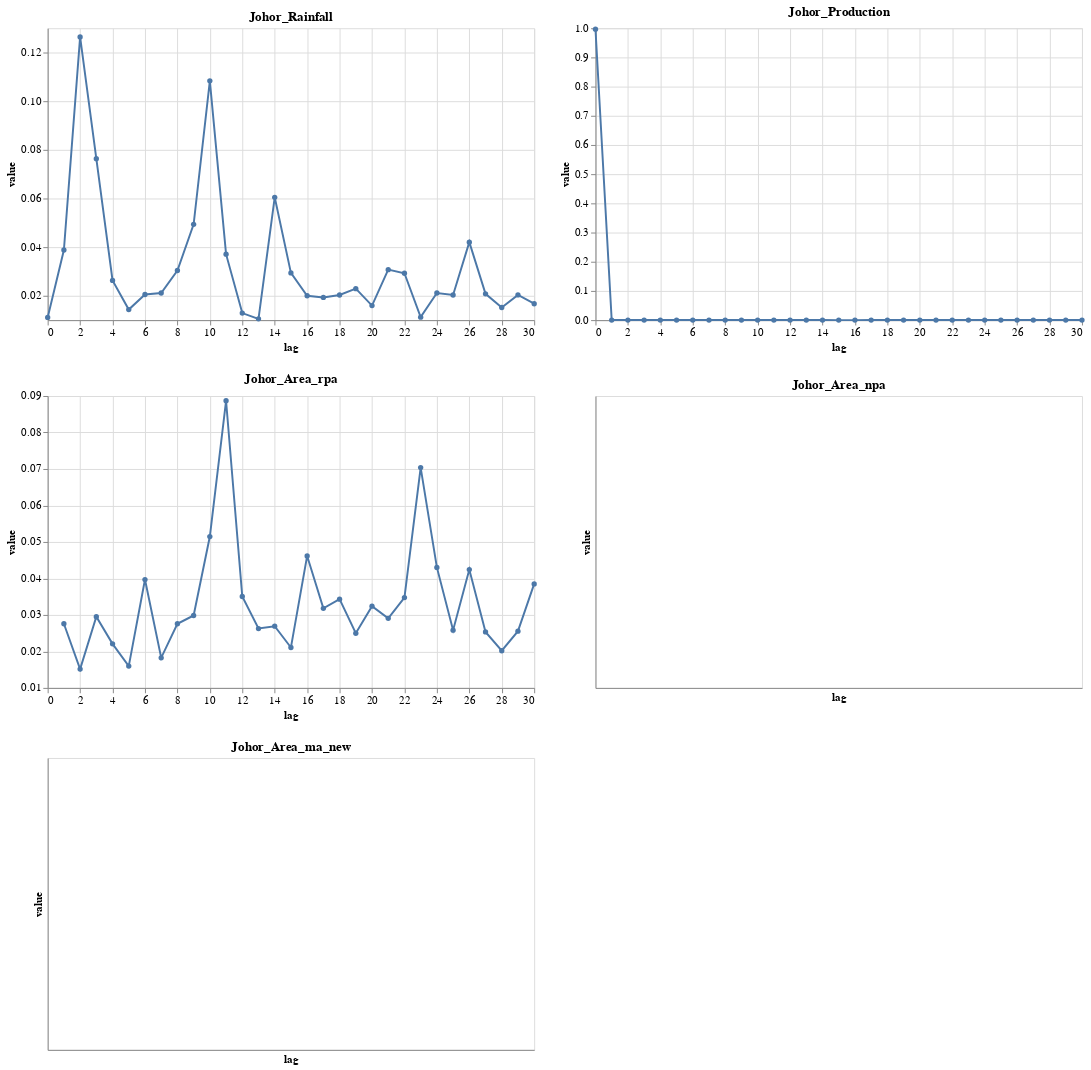

The notebook cell saved with this chart:
### Code cell
print_corr_anal(X[cols], n_lags=30)

### Figure 1 — Vega-Lite specification as saved in the notebook (floating-point values rounded to 4 significant figures)
{"$schema": "https://vega.github.io/schema/vega-lite/v4.8.1.json", "columns": 2, "concat": [{"encoding": {"x": {"field": "lag", "scale": {"zero": false}, "type": "quantitative"}, "y": {"field": "value", "scale": {"zero": false}, "type": "quantitative"}}, "height": 300, "mark": {"point": true, "type": "line"}, "title": "Johor_Rainfall", "transform": [{"filter": {"equal": "Johor_Rainfall", "field": "variable"}}], "width": 500}, {"encoding": {"x": {"field": "lag", "scale": {"zero": false}, "type": "quantitative"}, "y": {"field": "value", "scale": {"zero": false}, "type": "quantitative"}}, "height": 300, "mark": {"point": true, "type": "line"}, "title": "Johor_Production", "transform": [{"filter": {"equal": "Johor_Production", "field": "variable"}}], "width": 500}, {"encoding": {"x": {"field": "lag", "scale": {"zero": false}, "type": "quantitative"}, "y": {"field": "value", "scale": {"zero": false}, "type": "quantitative"}}, "height": 300, "mark": {"point": true, "type": "line"}, "title": "Johor_Area_rpa", "transform": [{"filter": {"equal": "Johor_Area_rpa", "field": "variable"}}], "width": 500}, {"encoding": {"x": {"field": "lag", "scale": {"zero": false}, "type": "quantitative"}, "y": {"field": "value", "scale": {"zero": false}, "type": "quantitative"}}, "height": 300, "mark": {"point": true, "type": "line"}, "title": "Johor_Area_npa", "transform": [{"filter": {"equal": "Johor_Area_npa", "field": "variable"}}], "width": 500}, {"encoding": {"x": {"field": "lag", "scale": {"zero": false}, "type": "quantitative"}, "y": {"field": "value", "scale": {"zero": false}, "type": "quantitative"}}, "height": 300, "mark": {"point": true, "type": "line"}, "title": "Johor_Area_ma_new", "transform": [{"filter": {"equal": "Johor_Area_ma_new", "field": "variable"}}], "width": 500}], "config": {"axis": {"labelFontSize": 11, "titleFontSize": 11}, "title": {"fontSize": 13}, "view": {"continuousHeight": 300, "continuousWidth": 400}}, "data": {"name": "data-76138988473c9efcbf892d778de32990"}, "datasets": {"data-76138988473c9efcbf892d778de32990": [{"lag": 0, "value": 0.0111, "variable": "Johor_Rainfall"}, {"lag": 1, "value": 0.03884, "variable": "Johor_Rainfall"}, {"lag": 2, "value": 0.1264, "variable": "Johor_Rainfall"}, {"lag": 3, "value": 0.07634, "variable": "Johor_Rainfall"}, {"lag": 4, "value": 0.02633, "variable": "Johor_Rainfall"}, {"lag": 5, "value": 0.01433, "variable": "Johor_Rainfall"}, {"lag": 6, "value": 0.02052, "variable": "Johor_Rainfall"}, {"lag": 7, "value": 0.02115, "variable": "Johor_Rainfall"}, {"lag": 8, "value": 0.03038, "variable": "Johor_Rainfall"}, {"lag": 9, "value": 0.04937, "variable": "Johor_Rainfall"}, {"lag": 10, "value": 0.1084, "variable": "Johor_Rainfall"}, {"lag": 11, "value": 0.03711, "variable": "Johor_Rainfall"}, {"lag": 12, "value": 0.0129, "variable": "Johor_Rainfall"}, {"lag": 13, "value": 0.01054, "variable": "Johor_Rainfall"}, {"lag": 14, "value": 0.06049, "variable": "Johor_Rainfall"}, {"lag": 15, "value": 0.0294, "variable": "Johor_Rainfall"}, {"lag": 16, "value": 0.02003, "variable": "Johor_Rainfall"}, {"lag": 17, "value": 0.01933, "variable": "Johor_Rainfall"}, {"lag": 18, "value": 0.02032, "variable": "Johor_Rainfall"}, {"lag": 19, "value": 0.02292, "variable": "Johor_Rainfall"}, {"lag": 20, "value": 0.01597, "variable": "Johor_Rainfall"}, {"lag": 21, "value": 0.03074, "variable": "Johor_Rainfall"}, {"lag": 22, "value": 0.02927, "variable": "Johor_Rainfall"}, {"lag": 23, "value": 0.01123, "variable": "Johor_Rainfall"}, {"lag": 24, "value": 0.02116, "variable": "Johor_Rainfall"}, {"lag": 25, "value": 0.02032, "variable": "Johor_Rainfall"}, {"lag": 26, "value": 0.04206, "variable": "Johor_Rainfall"}, {"lag": 27, "value": 0.02079, "variable": "Johor_Rainfall"}, {"lag": 28, "value": 0.01519, "variable": "Johor_Rainfall"}, {"lag": 29, "value": 0.02035, "variable": "Johor_Rainfall"}, {"lag": 30, "value": 0.01674, "variable": "Johor_Rainfall"}, {"lag": 0, "value": 0.9966, "variable": "Johor_Production"}, {"lag": 1, "value": 0.0001312, "variable": "Johor_Production"}, {"lag": 2, "value": 0.0001439, "variable": "Johor_Production"}, {"lag": 3, "value": 7.721e-05, "variable": "Johor_Production"}, {"lag": 4, "value": 0.0001323, "variable": "Johor_Production"}, {"lag": 5, "value": 0.0001285, "variable": "Johor_Production"}, {"lag": 6, "value": 0.0001203, "variable": "Johor_Production"}, {"lag": 7, "value": 7.24e-05, "variable": "Johor_Production"}, {"lag": 8, "value": 9.006e-05, "variable": "Johor_Production"}, {"lag": 9, "value": 0.0001143, "variable": "Johor_Production"}, {"lag": 10, "value": 9.649e-05, "variable": "Johor_Production"}, {"lag": 11, "value": 0.0001498, "variable": "Johor_Production"}, {"lag": 12, "value": 0.000168, "variable": "Johor_Production"}, {"lag": 13, "value": 0.0001053, "variable": "Johor_Production"}, {"lag": 14, "value": 0.0001334, "variable": "Johor_Production"}, {"lag": 15, "value": 5.007e-05, "variable": "Johor_Production"}, {"lag": 16, "value": 5.072e-05, "variable": "Johor_Production"}, {"lag": 17, "value": 7.638e-05, "variable": "Johor_Production"}, {"lag": 18, "value": 7.449e-05, "variable": "Johor_Production"}, {"lag": 19, "value": 0.0001126, "variable": "Johor_Production"}, {"lag": 20, "value": 7.624e-05, "variable": "Johor_Production"}, {"lag": 21, "value": 8.297e-05, "variable": "Johor_Production"}, {"lag": 22, "value": 7.025e-05, "variable": "Johor_Production"}, {"lag": 23, "value": 9.708e-05, "variable": "Johor_Production"}, {"lag": 24, "value": 0.0002015, "variable": "Johor_Production"}, {"lag": 25, "value": 7.943e-05, "variable": "Johor_Production"}, {"lag": 26, "value": 0.0001336, "variable": "Johor_Production"}, {"lag": 27, "value": 0.0001596, "variable": "Johor_Production"}, {"lag": 28, "value": 0.0001502, "variable": "Johor_Production"}, {"lag": 29, "value": 0.0002222, "variable": "Johor_Production"}, {"lag": 30, "value": 7.894e-05, "variable": "Johor_Production"}, {"lag": 0, "value": null, "variable": "Johor_Area_rpa"}, {"lag": 1, "value": 0.02759, "variable": "Johor_Area_rpa"}, {"lag": 2, "value": 0.01515, "variable": "Johor_Area_rpa"}, {"lag": 3, "value": 0.02951, "variable": "Johor_Area_rpa"}, {"lag": 4, "value": 0.02208, "variable": "Johor_Area_rpa"}, {"lag": 5, "value": 0.01598, "variable": "Johor_Area_rpa"}, {"lag": 6, "value": 0.0397, "variable": "Johor_Area_rpa"}, {"lag": 7, "value": 0.01825, "variable": "Johor_Area_rpa"}, {"lag": 8, "value": 0.02758, "variable": "Johor_Area_rpa"}, {"lag": 9, "value": 0.02985, "variable": "Johor_Area_rpa"}, {"lag": 10, "value": 0.05149, "variable": "Johor_Area_rpa"}, {"lag": 11, "value": 0.08869, "variable": "Johor_Area_rpa"}, {"lag": 12, "value": 0.03505, "variable": "Johor_Area_rpa"}, {"lag": 13, "value": 0.02627, "variable": "Johor_Area_rpa"}, {"lag": 14, "value": 0.02692, "variable": "Johor_Area_rpa"}, {"lag": 15, "value": 0.02108, "variable": "Johor_Area_rpa"}, {"lag": 16, "value": 0.04617, "variable": "Johor_Area_rpa"}, {"lag": 17, "value": 0.03181, "variable": "Johor_Area_rpa"}, {"lag": 18, "value": 0.03431, "variable": "Johor_Area_rpa"}, {"lag": 19, "value": 0.02498, "variable": "Johor_Area_rpa"}, {"lag": 20, "value": 0.03241, "variable": "Johor_Area_rpa"}, {"lag": 21, "value": 0.02907, "variable": "Johor_Area_rpa"}, {"lag": 22, "value": 0.03476, "variable": "Johor_Area_rpa"}, {"lag": 23, "value": 0.07039, "variable": "Johor_Area_rpa"}, {"lag": 24, "value": 0.04303, "variable": "Johor_Area_rpa"}, {"lag": 25, "value": 0.02583, "variable": "Johor_Area_rpa"}, {"lag": 26, "value": 0.04244, "variable": "Johor_Area_rpa"}, {"lag": 27, "value": 0.02535, "variable": "Johor_Area_rpa"}, {"lag": 28, "value": 0.02019, "variable": "Johor_Area_rpa"}, {"lag": 29, "value": 0.02555, "variable": "Johor_Area_rpa"}, {"lag": 30, "value": 0.03851, "variable": "Johor_Area_rpa"}]}, "resolve": {"axis": {"x": "independent", "y": "independent"}, "scale": {"x": "independent", "y": "independent"}}}
